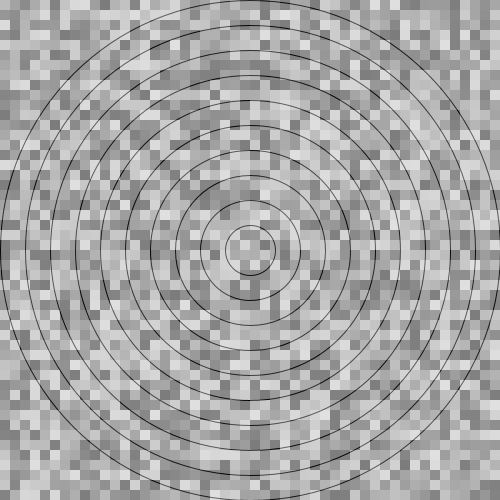
Frame 1 (no input)
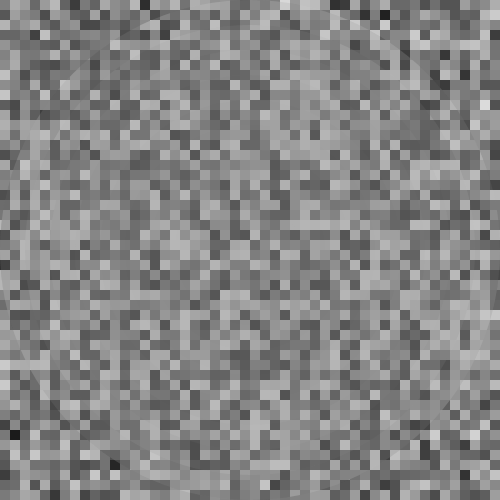
Frame 60 (the mouse pressed at the canvas centre just before this capture)
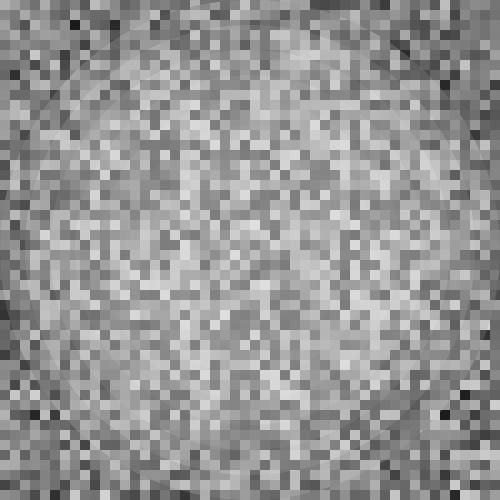
Frame 120 (the mouse held since frame 60 and released just before this capture)

The Processing sketch that drew these frames (run headless with seeded random() and noise(); from frame 60 on, the mouse is pressed at the canvas centre):

// Processing sketch: processing_66654
// ── processing_66654.pde

void setup() {

  smooth();
  noFill();
  size(500, 500);
}
void draw() {


  for (float i =0; i <= 10; i++)
  { 
    drawCircle(250, 250, i*50);



    /* ellipse(width/2, height/2, d, d);*/
  }

  // With a for loops
  for (float x = 0; x < width; x+=10) {
    for (float y = 0; y < height; y+=10) {
      noStroke();
      fill(random(255), 100);
      tint(255, 255);
      rect(x, y, 10, 10);
    }
  } 
}
  void drawCircle (float xPos, float yPos, float cirDiameter) {
    ellipse(xPos, yPos, cirDiameter, cirDiameter);
  }

  /*// With a while loop
   int x = 0;
   while (x < width) {
   int y = 0;
   while (y < height) {
   noStroke();
   fill(random(255));
   rect(x,y,10,10);
   y += 10;
   }
   x += 10;
   }*/
